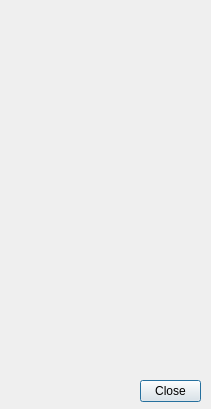
<?xml version="1.0" encoding="UTF-8"?>
<ui version="4.0">
 <class>UIGunSetting</class>
 <widget class="QDialog" name="UIGunSetting">
  <property name="geometry">
   <rect>
    <x>0</x>
    <y>0</y>
    <width>211</width>
    <height>409</height>
   </rect>
  </property>
  <property name="focusPolicy">
   <enum>Qt::StrongFocus</enum>
  </property>
  <property name="windowTitle">
   <string>Gun Configuration</string>
  </property>
  <widget class="QLabel" name="label">
   <property name="geometry">
    <rect>
     <x>10</x>
     <y>0</y>
     <width>191</width>
     <height>351</height>
    </rect>
   </property>
   <property name="pixmap">
    <pixmap resource="../resources/resources.qrc">:/actions/mouse.png</pixmap>
   </property>
   <property name="scaledContents">
    <bool>true</bool>
   </property>
   <property name="alignment">
    <set>Qt::AlignCenter</set>
   </property>
  </widget>
  <widget class="QToolButton" name="tbTrigger">
   <property name="geometry">
    <rect>
     <x>30</x>
     <y>70</y>
     <width>54</width>
     <height>58</height>
    </rect>
   </property>
   <property name="focusPolicy">
    <enum>Qt::NoFocus</enum>
   </property>
   <property name="toolTip">
    <string>B</string>
   </property>
   <property name="styleSheet">
    <string notr="true">QPushButton:hover,QToolButton:hover {
  background-color: rgba(117, 190, 218, 0.5); 
}
</string>
   </property>
   <property name="checkable">
    <bool>true</bool>
   </property>
   <property name="autoRaise">
    <bool>true</bool>
   </property>
  </widget>
  <widget class="QToolButton" name="tbStart">
   <property name="geometry">
    <rect>
     <x>90</x>
     <y>100</y>
     <width>31</width>
     <height>21</height>
    </rect>
   </property>
   <property name="focusPolicy">
    <enum>Qt::NoFocus</enum>
   </property>
   <property name="toolTip">
    <string>Start</string>
   </property>
   <property name="styleSheet">
    <string notr="true">QPushButton:hover,QToolButton:hover {
  background-color: rgba(117, 190, 218, 0.5); 
}
</string>
   </property>
   <property name="checkable">
    <bool>true</bool>
   </property>
   <property name="autoRaise">
    <bool>true</bool>
   </property>
  </widget>
  <widget class="QLabel" name="lInfos">
   <property name="geometry">
    <rect>
     <x>10</x>
     <y>340</y>
     <width>191</width>
     <height>41</height>
    </rect>
   </property>
   <property name="alignment">
    <set>Qt::AlignCenter</set>
   </property>
  </widget>
  <widget class="QDialogButtonBox" name="padButtons">
   <property name="geometry">
    <rect>
     <x>140</x>
     <y>380</y>
     <width>61</width>
     <height>23</height>
    </rect>
   </property>
   <property name="standardButtons">
    <set>QDialogButtonBox::Close</set>
   </property>
  </widget>
  <widget class="QToolButton" name="tbAxis">
   <property name="geometry">
    <rect>
     <x>80</x>
     <y>190</y>
     <width>51</width>
     <height>51</height>
    </rect>
   </property>
   <property name="focusPolicy">
    <enum>Qt::NoFocus</enum>
   </property>
   <property name="toolTip">
    <string>Axis</string>
   </property>
   <property name="styleSheet">
    <string notr="true">QPushButton:hover,QToolButton:hover {
  background-color: rgba(117, 190, 218, 0.5); 
}
</string>
   </property>
   <property name="checkable">
    <bool>true</bool>
   </property>
   <property name="autoRaise">
    <bool>true</bool>
   </property>
  </widget>
 </widget>
 <resources>
  <include location="../resources/resources.qrc"/>
 </resources>
 <connections>
  <connection>
   <sender>padButtons</sender>
   <signal>rejected()</signal>
   <receiver>UIGunSetting</receiver>
   <slot>reject()</slot>
   <hints>
    <hint type="sourcelabel">
     <x>20</x>
     <y>20</y>
    </hint>
    <hint type="destinationlabel">
     <x>20</x>
     <y>20</y>
    </hint>
   </hints>
  </connection>
 </connections>
</ui>
